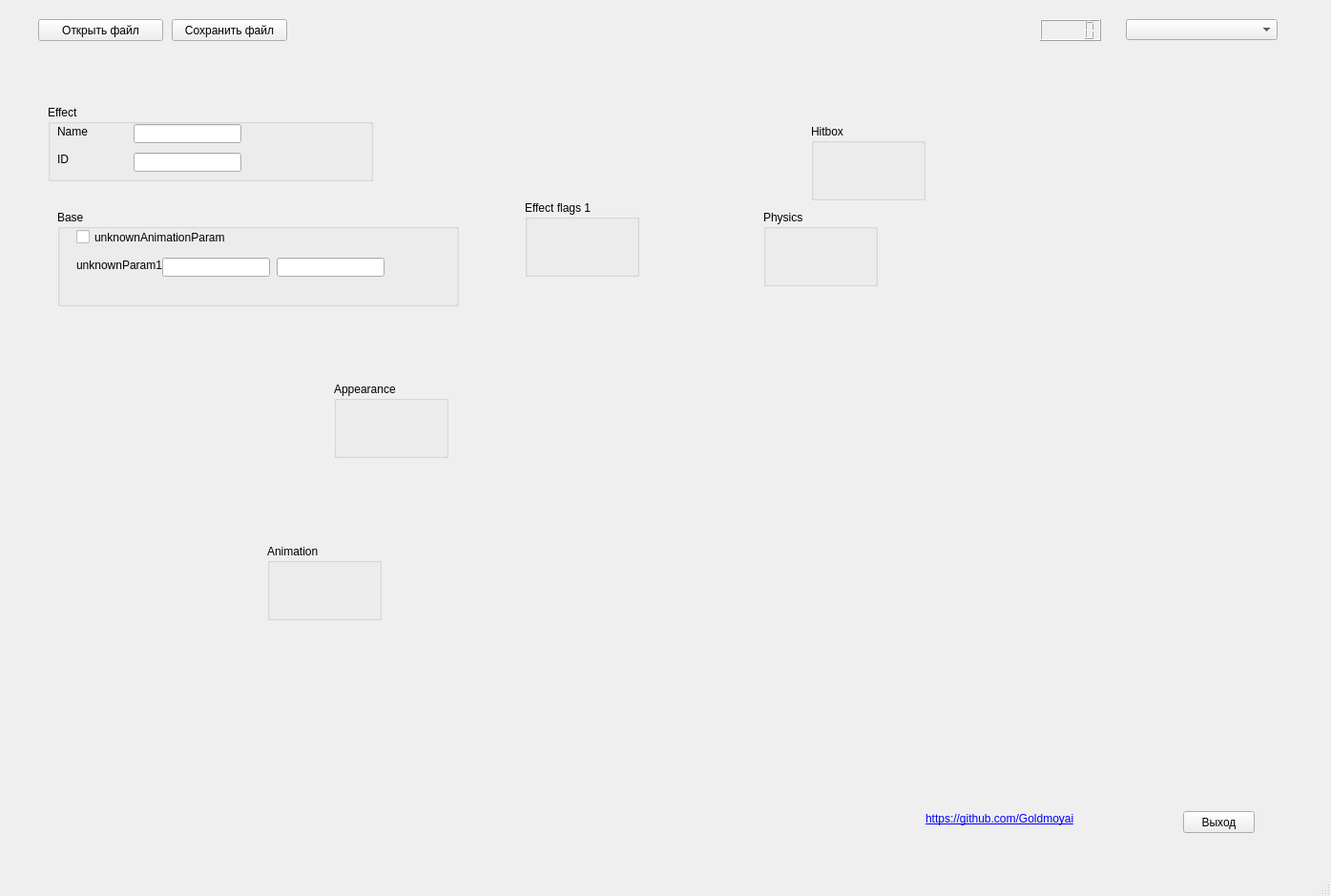
<?xml version="1.0" encoding="UTF-8"?>
<ui version="4.0">
 <class>MainWindow</class>
 <widget class="QMainWindow" name="MainWindow">
  <property name="geometry">
   <rect>
    <x>0</x>
    <y>0</y>
    <width>1395</width>
    <height>939</height>
   </rect>
  </property>
  <property name="windowTitle">
   <string>MainWindow</string>
  </property>
  <widget class="QWidget" name="centralwidget">
   <widget class="QPushButton" name="openFileButton">
    <property name="geometry">
     <rect>
      <x>40</x>
      <y>20</y>
      <width>131</width>
      <height>23</height>
     </rect>
    </property>
    <property name="text">
     <string>Открыть файл</string>
    </property>
   </widget>
   <widget class="QPushButton" name="saveFileButton">
    <property name="geometry">
     <rect>
      <x>180</x>
      <y>20</y>
      <width>121</width>
      <height>23</height>
     </rect>
    </property>
    <property name="text">
     <string>Сохранить файл</string>
    </property>
   </widget>
   <widget class="QLabel" name="label_3">
    <property name="geometry">
     <rect>
      <x>970</x>
      <y>850</y>
      <width>311</width>
      <height>16</height>
     </rect>
    </property>
    <property name="text">
     <string>&lt;a href=&quot;https://github.com/Goldmoyai&quot;&gt;https://github.com/Goldmoyai&lt;/a&gt;</string>
    </property>
   </widget>
   <widget class="QLabel" name="label_4">
    <property name="geometry">
     <rect>
      <x>960</x>
      <y>470</y>
      <width>271</width>
      <height>351</height>
     </rect>
    </property>
    <property name="text">
     <string>&lt;html&gt;&lt;head/&gt;&lt;body&gt;&lt;p&gt;&lt;img src=&quot;:/peppapon/patapon_editor1.png&quot;/&gt;&lt;/p&gt;&lt;/body&gt;&lt;/html&gt;</string>
    </property>
   </widget>
   <widget class="QPushButton" name="exitButton">
    <property name="geometry">
     <rect>
      <x>1240</x>
      <y>850</y>
      <width>75</width>
      <height>23</height>
     </rect>
    </property>
    <property name="text">
     <string>Выход</string>
    </property>
   </widget>
   <widget class="QLabel" name="fileName">
    <property name="geometry">
     <rect>
      <x>320</x>
      <y>20</y>
      <width>261</width>
      <height>16</height>
     </rect>
    </property>
    <property name="text">
     <string/>
    </property>
   </widget>
   <widget class="QComboBox" name="comboBox">
    <property name="geometry">
     <rect>
      <x>1180</x>
      <y>20</y>
      <width>159</width>
      <height>22</height>
     </rect>
    </property>
    <property name="maxVisibleItems">
     <number>50</number>
    </property>
   </widget>
   <widget class="QLCDNumber" name="loadedCount">
    <property name="enabled">
     <bool>true</bool>
    </property>
    <property name="geometry">
     <rect>
      <x>1090</x>
      <y>20</y>
      <width>64</width>
      <height>23</height>
     </rect>
    </property>
    <property name="autoFillBackground">
     <bool>false</bool>
    </property>
   </widget>
   <widget class="QGroupBox" name="groupBox">
    <property name="geometry">
     <rect>
      <x>50</x>
      <y>110</y>
      <width>341</width>
      <height>80</height>
     </rect>
    </property>
    <property name="title">
     <string>Effect</string>
    </property>
    <widget class="QLineEdit" name="EffectName">
     <property name="geometry">
      <rect>
       <x>90</x>
       <y>20</y>
       <width>113</width>
       <height>20</height>
      </rect>
     </property>
     <property name="readOnly">
      <bool>true</bool>
     </property>
    </widget>
    <widget class="QLabel" name="label">
     <property name="geometry">
      <rect>
       <x>10</x>
       <y>20</y>
       <width>81</width>
       <height>16</height>
      </rect>
     </property>
     <property name="text">
      <string>Name</string>
     </property>
    </widget>
    <widget class="QLabel" name="label_2">
     <property name="geometry">
      <rect>
       <x>10</x>
       <y>50</y>
       <width>47</width>
       <height>13</height>
      </rect>
     </property>
     <property name="text">
      <string>ID</string>
     </property>
    </widget>
    <widget class="QLineEdit" name="ID">
     <property name="geometry">
      <rect>
       <x>90</x>
       <y>50</y>
       <width>113</width>
       <height>20</height>
      </rect>
     </property>
     <property name="readOnly">
      <bool>true</bool>
     </property>
    </widget>
   </widget>
   <widget class="QGroupBox" name="groupBox_2">
    <property name="geometry">
     <rect>
      <x>60</x>
      <y>220</y>
      <width>421</width>
      <height>101</height>
     </rect>
    </property>
    <property name="title">
     <string>Base</string>
    </property>
    <widget class="QCheckBox" name="unknownAnimationParam">
     <property name="geometry">
      <rect>
       <x>20</x>
       <y>20</y>
       <width>211</width>
       <height>17</height>
      </rect>
     </property>
     <property name="text">
      <string>unknownAnimationParam</string>
     </property>
     <property name="checkable">
      <bool>false</bool>
     </property>
    </widget>
    <widget class="QLabel" name="label_5">
     <property name="geometry">
      <rect>
       <x>20</x>
       <y>50</y>
       <width>101</width>
       <height>16</height>
      </rect>
     </property>
     <property name="text">
      <string>unknownParam14</string>
     </property>
    </widget>
    <widget class="QLineEdit" name="unknownParam14HEX">
     <property name="geometry">
      <rect>
       <x>110</x>
       <y>50</y>
       <width>113</width>
       <height>20</height>
      </rect>
     </property>
     <property name="readOnly">
      <bool>true</bool>
     </property>
    </widget>
    <widget class="QLineEdit" name="unknownParam14">
     <property name="geometry">
      <rect>
       <x>230</x>
       <y>50</y>
       <width>113</width>
       <height>20</height>
      </rect>
     </property>
     <property name="readOnly">
      <bool>true</bool>
     </property>
    </widget>
   </widget>
   <widget class="QGroupBox" name="groupBox_3">
    <property name="geometry">
     <rect>
      <x>550</x>
      <y>210</y>
      <width>120</width>
      <height>80</height>
     </rect>
    </property>
    <property name="title">
     <string>Effect flags 1</string>
    </property>
   </widget>
   <widget class="QGroupBox" name="groupBox_4">
    <property name="geometry">
     <rect>
      <x>800</x>
      <y>220</y>
      <width>120</width>
      <height>80</height>
     </rect>
    </property>
    <property name="title">
     <string>Physics</string>
    </property>
   </widget>
   <widget class="QGroupBox" name="groupBox_5">
    <property name="geometry">
     <rect>
      <x>850</x>
      <y>130</y>
      <width>120</width>
      <height>80</height>
     </rect>
    </property>
    <property name="title">
     <string>Hitbox</string>
    </property>
   </widget>
   <widget class="QGroupBox" name="groupBox_6">
    <property name="geometry">
     <rect>
      <x>350</x>
      <y>400</y>
      <width>120</width>
      <height>80</height>
     </rect>
    </property>
    <property name="title">
     <string>Appearance</string>
    </property>
   </widget>
   <widget class="QGroupBox" name="groupBox_7">
    <property name="geometry">
     <rect>
      <x>280</x>
      <y>570</y>
      <width>120</width>
      <height>80</height>
     </rect>
    </property>
    <property name="title">
     <string>Animation</string>
    </property>
   </widget>
  </widget>
  <widget class="QMenuBar" name="menubar">
   <property name="geometry">
    <rect>
     <x>0</x>
     <y>0</y>
     <width>1395</width>
     <height>21</height>
    </rect>
   </property>
  </widget>
  <widget class="QStatusBar" name="statusbar"/>
 </widget>
 <resources>
  <include location="peppapon.qrc"/>
 </resources>
 <connections/>
</ui>
